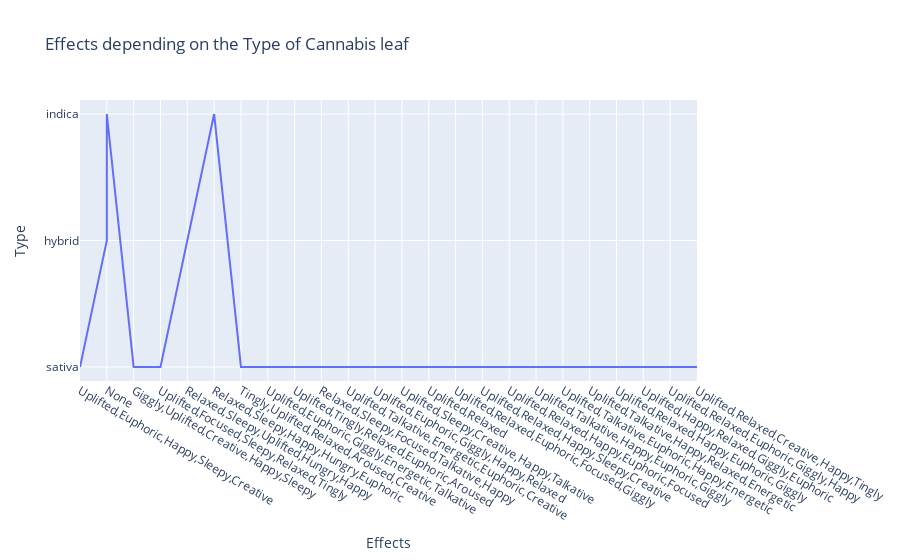

Notebook code cell kept with this figure:
### Code cell
fig = go.Figure(data=go.Scatter(x=rating['Effects'],y=rating['Type'],mode='lines')) # hover text goes here
fig.update_layout(title='Effects depending on the Type of Cannabis leaf',xaxis_title="Effects",yaxis_title="Type")    
fig.show()

### Figure 1 — Plotly figure (JSON) as saved in the notebook; plotly's stock layout.template omitted (floating-point values rounded to 4 significant figures)
{"data": [{"mode": "lines", "type": "scatter", "x": ["Uplifted,Euphoric,Happy,Sleepy,Creative", "None", "None", "Giggly,Uplifted,Creative,Happy,Sleepy", "Uplifted,Focused,Sleepy,Relaxed,Tingly", "Relaxed,Sleepy,Uplifted,Hungry,Happy", "Relaxed,Sleepy,Happy,Hungry,Euphoric", "Tingly,Uplifted,Relaxed,Aroused,Creative", "Uplifted,Euphoric,Giggly,Energetic,Talkative", "Uplifted,Tingly,Relaxed,Euphoric,Aroused", "Relaxed,Sleepy,Focused,Talkative,Happy", "Uplifted,Talkative,Energetic,Euphoric,Creative", "Uplifted,Euphoric,Giggly,Happy,Relaxed", "Uplifted,Sleepy,Creative,Happy,Talkative", "Uplifted,Relaxed", "Uplifted,Relaxed,Euphoric,Focused,Giggly", "Uplifted,Relaxed,Happy,Sleepy,Creative", "Uplifted,Relaxed,Happy,Euphoric,Focused", "Uplifted,Talkative,Happy,Euphoric,Giggly", "Uplifted,Talkative,Euphoric,Happy,Energetic", "Uplifted,Talkative,Happy,Relaxed,Energetic", "Uplifted,Relaxed,Happy,Euphoric,Giggly", "Uplifted,Happy,Relaxed,Giggly,Euphoric", "Uplifted,Relaxed,Euphoric,Giggly,Happy", "Uplifted,Relaxed,Creative,Happy,Tingly"], "y": ["sativa", "hybrid", "indica", "sativa", "sativa", "hybrid", "indica", "sativa", "sativa", "sativa", "sativa", "sativa", "sativa", "sativa", "sativa", "sativa", "sativa", "sativa", "sativa", "sativa", "sativa", "sativa", "sativa", "sativa", "sativa"]}], "layout": {"title": {"text": "Effects depending on the Type of Cannabis leaf"}, "xaxis": {"title": {"text": "Effects"}}, "yaxis": {"title": {"text": "Type"}}}}
